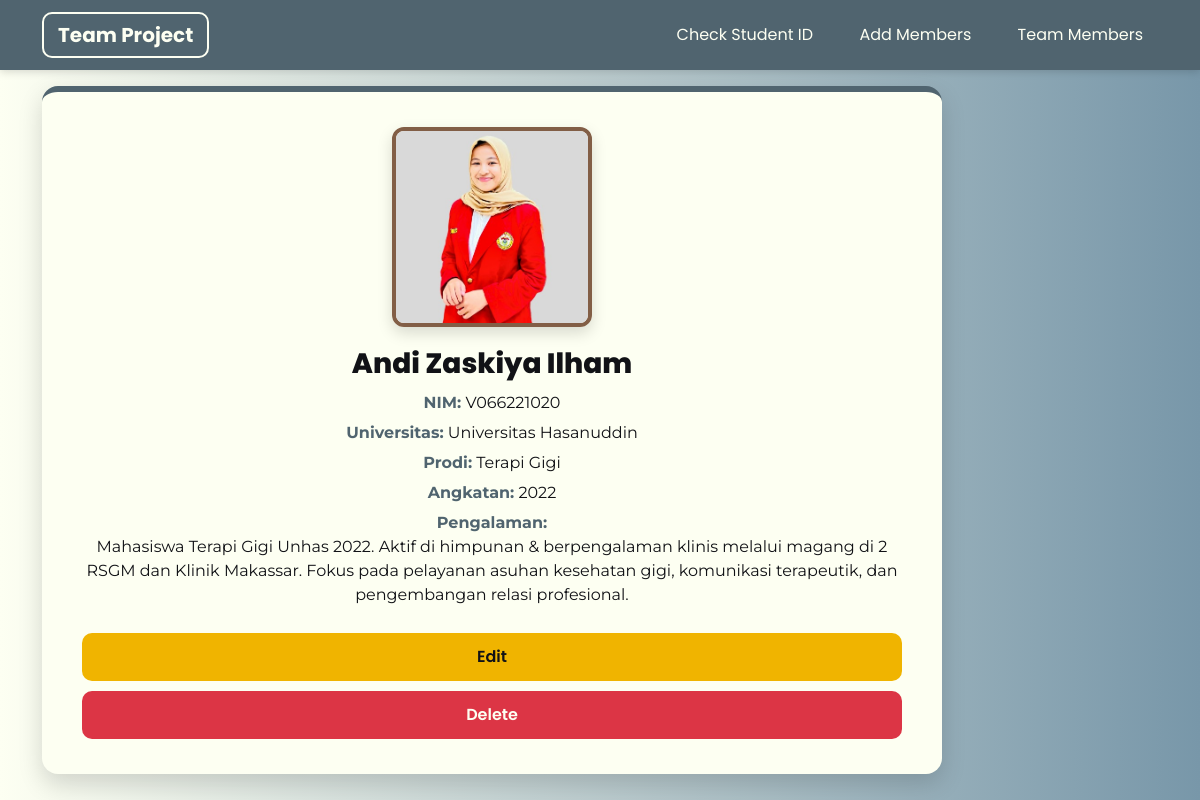
The page /hasil.php?nim=V066221020 on the database its author committed.
### tables this page shows
CREATE TABLE `mahasiswa` (
  `id` int(100) NOT NULL,
  `nama` varchar(255) NOT NULL,
  `nim` varchar(10) NOT NULL,
  `universitas` varchar(255) NOT NULL,
  `program_studi` varchar(255) NOT NULL,
  `angkatan` int(4) NOT NULL,
  `pengalaman` varchar(255) NOT NULL,
  `foto` varchar(255) NOT NULL
);

### hasil.php (the view, shortened to what this page needs)
<?php
include "koneksi.php";
$nim = $_GET['nim'];
$query = mysqli_query($conn, "SELECT * FROM mahasiswa WHERE nim='$nim'");
$data = mysqli_fetch_assoc($query);
?>
<!DOCTYPE html>
<html lang="id">
<head>
  <link href="https://cdn.jsdelivr.net/npm/bootstrap@5.3.2/dist/css/bootstrap.min.css" rel="stylesheet">
</head>
<body>
  <nav class="navbar navbar-expand-lg">
    <div class="container">
      <a class="navbar-brand" href="index.php">Team Project</a>
      <div class="ms-auto">
        <a class="nav-link d-inline" href="check.php">Check Student ID</a>
        <a class="nav-link d-inline" href="add.php">Add Members</a>
        <a class="nav-link d-inline" href="team.php">Team Members</a>
      </div>
    </div>
  </nav>
  <div class="page-wrapper">
    <div class="container">
      <?php if($data){ ?>
        <div class="detail-card">
          <img src="foto/<?php echo $data['foto']; ?>" alt="Foto Mahasiswa">
          <h3><?php echo $data['nama']; ?></h3>
          <p><strong>NIM:</strong> <?php echo $data['nim']; ?></p>
          <p><strong>Universitas:</strong> <?php echo $data['universitas']; ?></p>
          <p><strong>Prodi:</strong> <?php echo $data['program_studi']; ?></p>
          <p><strong>Angkatan:</strong> <?php echo $data['angkatan']; ?></p>
          <p><strong>Pengalaman:</strong><br><?php echo $data['pengalaman']; ?></p>
          <a href="edit.php?id=<?php echo $data['id']; ?>" class="btn btn-edit">Edit</a>
          <a href="delete.php?id=<?php echo $data['id']; ?>" class="btn btn-delete" onclick="return confirm('Yakin mau hapus data ini?')">Delete</a>
        </div>
      <?php } else { ?>
        <div class="alert alert-danger text-center">Data Not Found</div>
      <?php } ?>
    </div>
  </div>
</body>
</html>

### hasil.php (style rules this page uses)
body { background: linear-gradient(to right, #FDFFF2, #7897A9); font-family: "Poppins", sans-serif; color: #111216; min-height: 100vh; margin: 0; }
.navbar { background-color: #50646F !important; padding: 12px 0; box-shadow: 0 2px 8px rgba(0,0,0,0.15); }
.navbar-brand { color: #FDFFF2 !important; font-weight: 700; padding: 6px 14px; border: 2px solid #FDFFF2; border-radius: 10px; }
.navbar .nav-link { color: #FDFFF2 !important; margin-left: 12px; padding: 6px 14px; border-radius: 10px; border: 1px solid transparent; transition: all 0.2s ease; }
.page-wrapper { min-height: calc(100vh - 80px); display: flex; align-items: center; justify-content: center; }
.detail-card { width: 100%; max-width: 900px; background: #FDFFF2; padding: 35px 40px; border-radius: 16px; box-shadow: 0 10px 25px rgba(0,0,0,0.15); border-top: 6px solid #50646F; text-align: center; }
.detail-card img { width: 200px; height: 200px; object-fit: cover; border-radius: 12px; border: 4px solid #825E46; margin-bottom: 20px; box-shadow: 0 6px 15px rgba(0,0,0,0.15); }
.detail-card h3 { font-weight: 800; margin-bottom: 10px; }
.detail-card p { font-family: "Montserrat", sans-serif; font-size: 16px; margin-bottom: 6px; }
.detail-card p strong { color: #50646F; }
.btn-edit { background-color: #f0b400; border: none; color: #111216; font-weight: 600; padding: 12px; border-radius: 10px; width: 100%; margin-top: 20px; }
.btn-delete { background-color: #dc3545; border: none; color: #FDFFF2; font-weight: 600; padding: 12px; border-radius: 10px; width: 100%; margin-top: 10px; }

### rows shown on the page
mahasiswa: foto (picture), nama "Andi Zaskiya Ilham", nim "V066221020", universitas "Universitas Hasanuddin", program_studi "Terapi Gigi", angkatan "2022", pengalaman "Mahasiswa Terapi Gigi Unhas 2022. Aktif di himpunan & berpengalaman klinis melalui magang di 2 RSGM dan Klinik Makassar. Fokus pada pelayanan asuhan kesehatan gigi, komunikasi terapeutik, dan pengembangan relasi profesional."
